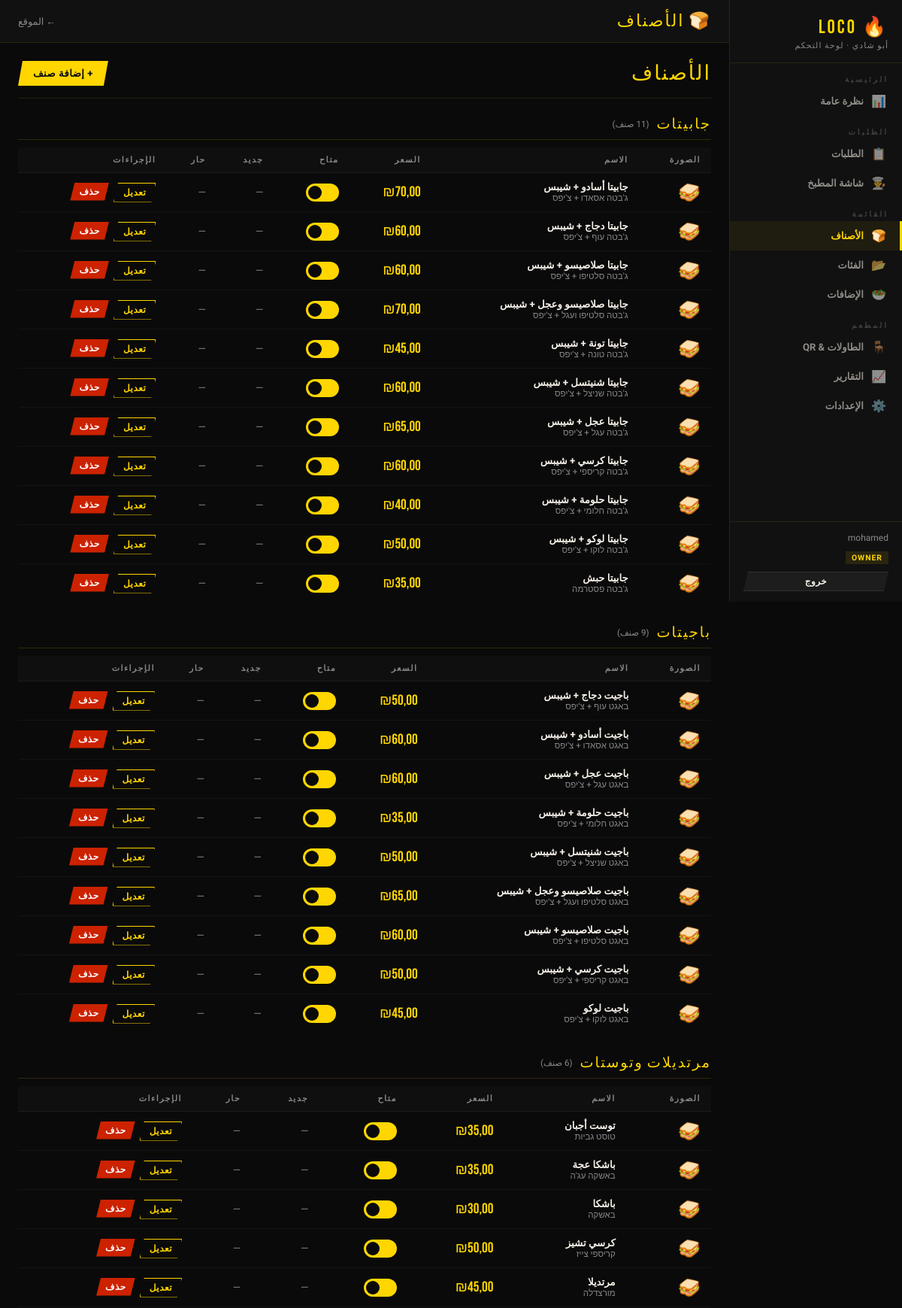
The app's page /dashboard/menu/ (signed in, upper part) with its own data.
### accounts/models.py (models this page shows, shortened)
class UserProfile(models.Model):
    ROLE_CHOICES = [
        ('owner',   'Owner'),
        ('kitchen', 'Kitchen Worker'),
        ('cashier', 'Cashier'),
    ]
    user = models.OneToOneField(User, on_delete=models.CASCADE, related_name='profile')
    role = models.CharField(max_length=20, choices=ROLE_CHOICES, default='kitchen')

### menu/models.py (models this page shows, shortened)
class Category(models.Model):
    name       = models.CharField(max_length=100)
    name_ar    = models.CharField(max_length=100)
    name_he    = models.CharField(max_length=100, blank=True)
    sort_order = models.PositiveIntegerField(default=0)
    is_active  = models.BooleanField(default=True)
    class Meta:
        ordering = ['sort_order']
        verbose_name_plural = 'Categories'

class MenuItem(models.Model):
    category     = models.ForeignKey(Category, on_delete=models.CASCADE, related_name='items')
    name         = models.CharField(max_length=150)
    name_ar      = models.CharField(max_length=150)
    name_he      = models.CharField(max_length=150, blank=True)
    price        = models.DecimalField(max_digits=8, decimal_places=2)
    image        = models.ImageField(upload_to='menu/', blank=True, null=True)
    is_available = models.BooleanField(default=True)
    sort_order   = models.PositiveIntegerField(default=0)
    toppings     = models.ManyToManyField('Topping', blank=True, related_name='menu_items')
    description  = models.TextField(blank=True)
    calories     = models.PositiveIntegerField(null=True, blank=True)
    protein      = models.PositiveIntegerField(null=True, blank=True)
    carbs        = models.PositiveIntegerField(null=True, blank=True)
    fat          = models.PositiveIntegerField(null=True, blank=True)
    allergens    = models.CharField(max_length=255, blank=True)
    is_spicy     = models.BooleanField(default=False)
    is_new       = models.BooleanField(default=False)
    sold_by_weight = models.BooleanField(default=False)
    weight_unit    = models.CharField(
        max_length=10,
        choices=[('gram', 'גרם / غرام'), ('100g', '100 גרם'), ('kg', 'ק"ג / كيلو')],
        default='100g',
        blank=True
    )
    price_per_unit = models.DecimalField(
        max_digits=8, decimal_places=2, null=True, blank=True,
        help_text="السعر لكل وحدة (100g/kg) — اتركه فارغاً إذا كان السعر ثابت"
    )
    class Meta:
        ordering = ['sort_order']

### dashboard/views.py (the view)
    @login_required
    def wrapper(request, *args, **kwargs):
        if request.user.is_superuser:
            return view_func(request, *args, **kwargs)
        if hasattr(request.user, 'profile') and request.user.profile.role == 'owner':
            return view_func(request, *args, **kwargs)
        return redirect('kitchen')

### dashboard/views.py (called while the page is built)
def owner_required(view_func):
    @login_required
    def wrapper(request, *args, **kwargs):
        if request.user.is_superuser:
            return view_func(request, *args, **kwargs)
        if hasattr(request.user, 'profile') and request.user.profile.role == 'owner':
            return view_func(request, *args, **kwargs)
        return redirect('kitchen')
    return wrapper

@owner_required
def menu_management(request):
    categories = Category.objects.prefetch_related('items').all()
    return render(request, 'dashboard/menu.html', {'categories': categories})

### templates/dashboard/menu.html (shortened to what this page needs)
{% extends 'dashboard/base_dashboard.html' %}
{% block nav_menu %}active{% endblock %}
{% block topbar_title %}🍞 الأصناف{% endblock %}
{% block content %}
<div class="page-header">
  <div class="page-head-title">الأصناف</div>
  <a href="/dashboard/menu/item/add/" class="btn btn-yellow">+ إضافة صنف</a>
</div>
{% for cat in categories %}
<div style="margin-bottom:28px;">
  <div style="display:flex;align-items:center;gap:10px;margin-bottom:10px;padding-bottom:8px;border-bottom:1px solid rgba(255,214,0,.15);">
    <span style="font-family:'Bebas Neue',sans-serif;font-size:1.2rem;color:var(--yellow);letter-spacing:2px;">{{ cat.name_ar }}</span>
    <span style="font-size:.72rem;color:var(--gray);">({{ cat.items.count }} صنف)</span>
  </div>
  <div class="table-wrap">
    <table class="dt">
      <tr><th>الصورة</th><th>الاسم</th><th>السعر</th><th>متاح</th><th>جديد</th><th>حار</th><th>الإجراءات</th></tr>
      {% for item in cat.items.all %}
      <tr id="row-{{ item.id }}">
        <td>
          {% if item.image %}<img src="{{ item.image.url }}" style="width:44px;height:44px;object-fit:cover;border:1px solid var(--border);">
          {% else %}<span style="font-size:1.5rem;">🥪</span>{% endif %}
        </td>
        <td>
          <div style="font-weight:700;">{{ item.name_ar }}</div>
          {% if item.name_he %}<div style="font-size:.72rem;color:var(--gray);">{{ item.name_he }}</div>{% endif %}
        </td>
        <td style="font-family:'Bebas Neue',sans-serif;font-size:1.2rem;color:var(--yellow);">₪{{ item.price }}</td>
        <td>
          <label class="toggle">
            <span class="toggle-slider"></span>
          </label>
        </td>
        <td><span style="color:{% if item.is_new %}var(--yellow){% else %}var(--gray){% endif %};">{% if item.is_new %}✅{% else %}—{% endif %}</span></td>
        <td><span style="color:{% if item.is_spicy %}var(--red){% else %}var(--gray){% endif %};">{% if item.is_spicy %}🌶️{% else %}—{% endif %}</span></td>
        <td>
          <div style="display:flex;gap:6px;">
            <a href="/dashboard/menu/item/{{ item.id }}/edit/" class="btn btn-outline btn-sm">تعديل</a>
            <form method="POST" action="/dashboard/menu/item/{{ item.id }}/delete/" onsubmit="return confirm('حذف {{ item.name_ar }}؟')">
              {% csrf_token %}<button type="submit" class="btn btn-red btn-sm">حذف</button>
            </form>
          </div>
        </td>
      </tr>
      {% empty %}
      <tr><td colspan="7" style="color:var(--gray);font-size:.8rem;padding:16px;">لا توجد أصناف في هذه الفئة</td></tr>
      {% endfor %}
    </table>
  </div>
</div>
{% empty %}
<div style="text-align:center;padding:60px;color:var(--gray);">
  لا توجد فئات بعد. <a href="/dashboard/menu/category/">أضف فئة أولاً</a>
</div>
{% endfor %}
{% endblock %}

### templates/dashboard/base_dashboard.html (shortened to what this page needs)
<!DOCTYPE html>
<html lang="ar" dir="rtl">
<head>
</head>
<body>
<aside class="sidebar">
  <div class="sidebar-logo">
    <div class="sidebar-logo-text">🔥 LOCO</div>
    <div class="sidebar-sub">أبو شادي · لوحة التحكم</div>
  </div>
  <nav style="flex:1;overflow-y:auto;">
    <div class="nav-section">الرئيسية</div>
    <a class="nav-item {% block nav_overview %}{% endblock %}" href="/dashboard/"><span class="icon">📊</span>نظرة عامة</a>
    <div class="nav-section">الطلبات</div>
    <a class="nav-item {% block nav_orders %}{% endblock %}" href="/dashboard/orders/"><span class="icon">📋</span>الطلبات</a>
    <a class="nav-item" href="/kitchen/"><span class="icon">👨‍🍳</span>شاشة المطبخ</a>
    <div class="nav-section">القائمة</div>
    <a class="nav-item {% block nav_menu %}{% endblock %}" href="/dashboard/menu/"><span class="icon">🍞</span>الأصناف</a>
    <a class="nav-item {% block nav_cats %}{% endblock %}" href="/dashboard/menu/category/"><span class="icon">📂</span>الفئات</a>
    <a class="nav-item {% block nav_tops %}{% endblock %}" href="/dashboard/menu/topping/"><span class="icon">🥗</span>الإضافات</a>
    <div class="nav-section">المطعم</div>
    <a class="nav-item {% block nav_tables %}{% endblock %}" href="/dashboard/tables/"><span class="icon">🪑</span>الطاولات & QR</a>
    <a class="nav-item {% block nav_reports %}{% endblock %}" href="/dashboard/reports/"><span class="icon">📈</span>التقارير</a>
    <a class="nav-item {% block nav_settings %}{% endblock %}" href="/dashboard/settings/"><span class="icon">⚙️</span>الإعدادات</a>
  </nav>
  <div class="sidebar-footer">
    <div class="user-info">{{ request.user.username }}</div>
    <div class="user-role">{% if request.user.is_superuser %}SUPER{% else %}{{ request.user.profile.role|upper }}{% endif %}</div>
    <a href="/accounts/logout/" class="btn btn-ghost btn-sm" style="margin-top:10px;width:100%;justify-content:center;">خروج</a>
  </div>
</aside>
<div class="main">
  <div class="topbar">
    <div class="page-title-bar">{% block topbar_title %}{% endblock %}</div>
    <div style="display:flex;align-items:center;gap:12px;">
      <a href="/" style="color:var(--gray);font-size:.8rem;">← الموقع</a>
    </div>
  </div>
  <div class="content">
    {% block content %}{% endblock %}
  </div>
</div>
</body>
</html>

### templates/dashboard/base_dashboard.html (style rules this page uses)
:root { --black:#0a0a0a;--deep:#111;--card:#161616;--card2:#1c1c1c;--yellow:#FFD600;--orange:#FF6B00;--red:#CC2200;--white:#F5F0E8;--gray:#888;--green:#00aa44;--border:rgba(255,214,0,0.1); }
*,*::before,*::after { margin:0;padding:0;box-sizing:border-box; }
body { background:var(--black);color:var(--white);font-family:'Cairo',sans-serif;min-height:100vh;display:flex; }
a { color:var(--yellow);text-decoration:none; }
.sidebar { width:230px;background:var(--deep);border-left:1px solid var(--border);flex-shrink:0;position:fixed;top:0;right:0;height:100vh;overflow-y:auto;display:flex;flex-direction:column;z-index:50; }
.sidebar-logo { padding:20px 18px 16px;border-bottom:1px solid var(--border); }
.sidebar-logo-text { font-family:'Bebas Neue',sans-serif;font-size:1.6rem;color:var(--yellow);letter-spacing:3px; }
.sidebar-sub { font-size:.68rem;color:var(--gray);letter-spacing:1px;margin-top:2px; }
.nav-section { padding:10px 18px 4px;font-size:.62rem;font-weight:700;color:rgba(255,255,255,.2);letter-spacing:3px;text-transform:uppercase;margin-top:6px; }
.nav-item { display:flex;align-items:center;gap:10px;padding:10px 18px;color:rgba(245,240,232,.55);font-size:.82rem;font-weight:700;transition:all .15s;border-right:3px solid transparent;text-decoration:none; }
.nav-item .icon { font-size:1rem;width:20px;text-align:center;flex-shrink:0; }
.nav-item.active { color:var(--yellow);background:rgba(255,214,0,.06);border-right-color:var(--yellow); }
.sidebar-footer { padding:14px 18px;border-top:1px solid var(--border);margin-top:auto; }
.user-info { font-size:.75rem;color:var(--gray);margin-bottom:8px; }
.user-role { display:inline-block;background:rgba(255,214,0,.1);color:var(--yellow);font-size:.65rem;padding:2px 8px;font-weight:700;letter-spacing:1px; }
.main { margin-right:230px;flex:1;min-width:0;min-height:100vh;display:flex;flex-direction:column; }
.topbar { background:var(--deep);border-bottom:1px solid var(--border);padding:14px 24px;display:flex;justify-content:space-between;align-items:center;position:sticky;top:0;z-index:40; }
.page-title-bar { font-family:'Bebas Neue',sans-serif;font-size:1.4rem;color:var(--yellow);letter-spacing:2px; }
.content { padding:24px;flex:1; }
.btn { display:inline-flex;align-items:center;gap:6px;padding:9px 20px;border:none;cursor:pointer;font-family:'Cairo',sans-serif;font-weight:900;font-size:.82rem;letter-spacing:.5px;transition:all .15s;clip-path:polygon(6px 0%,100% 0%,calc(100% - 6px) 100%,0% 100%);text-decoration:none; }
.btn-yellow { background:var(--yellow);color:var(--black); }
.btn-outline { background:transparent;color:var(--yellow);border:1.5px solid var(--yellow); }
.btn-red { background:var(--red);color:#fff; }
.btn-sm { padding:5px 12px;font-size:.75rem; }
.btn-ghost { background:rgba(255,255,255,.05);color:var(--white);border:1px solid rgba(255,255,255,.08); }
.table-wrap { overflow-x:auto; }
table.dt { width:100%;border-collapse:collapse; }
table.dt th { text-align:right;padding:10px 14px;font-size:.68rem;font-weight:700;color:var(--gray);letter-spacing:1.5px;text-transform:uppercase;border-bottom:1px solid rgba(255,255,255,.06);background:rgba(255,255,255,.02);white-space:nowrap; }
table.dt td { padding:11px 14px;font-size:.83rem;border-bottom:1px solid rgba(255,255,255,.04);vertical-align:middle; }
table.dt tr:last-child td { border-bottom:none; }
.toggle { position:relative;display:inline-block;width:44px;height:24px; }
.toggle-slider { position:absolute;inset:0;background:#333;cursor:pointer;transition:.3s;border-radius:24px; }
.toggle-slider::before { content:'';position:absolute;height:18px;width:18px;right:3px;bottom:3px;background:#888;transition:.3s;border-radius:50%; }
.toggle input:checked + .toggle-slider { background:var(--yellow); }
.toggle input:checked + .toggle-slider::before { background:var(--black);transform:translateX(-20px); }
.page-header { display:flex;justify-content:space-between;align-items:center;margin-bottom:22px;padding-bottom:16px;border-bottom:1px solid var(--border); }
.page-head-title { font-family:'Bebas Neue',sans-serif;font-size:1.7rem;color:var(--yellow);letter-spacing:2px; }

### records on screen
Category: name_ar "جابيتات"
MenuItem: name_ar "جابيتا أسادو + شيبس", name_he "ג'בטה אסאדו + צ'יפס", price "70,00"
MenuItem: name_ar "جابيتا دجاج + شيبس", name_he "ג'בטה עוף + צ'יפס", price "60,00"
MenuItem: name_ar "جابيتا صلاصيسو + شيبس", name_he "ג'בטה סלטיפו + צ'יפס", price "60,00"
MenuItem: name_ar "جابيتا صلاصيسو وعجل + شيبس", name_he "ג'בטה סלטיפו ועגל + צ'יפס", price "70,00"
MenuItem: name_ar "جابيتا تونة + شيبس", name_he "ג'בטה טונה + צ'יפס", price "45,00"
MenuItem: name_ar "جابيتا شنيتسل + شيبس", name_he "ג'בטה שניצל + צ'יפס", price "60,00"
MenuItem: name_ar "جابيتا عجل + شيبس", name_he "ג'בטה עגל + צ'יפס", price "65,00"
MenuItem: name_ar "جابيتا كرسي + شيبس", name_he "ג'בטה קריספי + צ'יפס", price "60,00"
MenuItem: name_ar "جابيتا حلومة + شيبس", name_he "ג'בטה חלומי + צ'יפס", price "40,00"
MenuItem: name_ar "جابيتا لوكو + شيبس", name_he "ג'בטה לוקו + צ'יפס", price "50,00"
MenuItem: name_ar "جابيتا حبش", name_he "ג'בטה פסטרמה", price "35,00"
Category: name_ar "باجيتات"
MenuItem: name_ar "باجيت دجاج + شيبس", name_he "באגט עוף + צ'יפס", price "50,00"
MenuItem: name_ar "باجيت أسادو + شيبس", name_he "באגט אסאדו + צ'יפס", price "60,00"
MenuItem: name_ar "باجيت عجل + شيبس", name_he "באגט עגל + צ'יפס", price "60,00"
MenuItem: name_ar "باجيت حلومة + شيبس", name_he "באגט חלומי + צ'יפס", price "35,00"
MenuItem: name_ar "باجيت شنيتسل + شيبس", name_he "באגט שניצל + צ'יפס", price "50,00"
MenuItem: name_ar "باجيت صلاصيسو وعجل + شيبس", name_he "באגט סלטיפו ועגל + צ'יפס", price "65,00"
MenuItem: name_ar "باجيت صلاصيسو + شيبس", name_he "באגט סלטיפו + צ'יפס", price "60,00"
MenuItem: name_ar "باجيت كرسي + شيبس", name_he "באגט קריספי + צ'יפס", price "50,00"
MenuItem: name_ar "باجيت لوكو", name_he "באגט לוקו + צ'יפס", price "45,00"
Category: name_ar "مرتديلات وتوستات", items.count "6"
MenuItem: name_ar "توست أجبان", name_he "טוסט גביות", price "35,00"
MenuItem: name_ar "باشكا عجة", name_he "באשקה עג'ה", price "35,00"
MenuItem: name_ar "باشكا", name_he "באשקה", price "30,00"
MenuItem: name_ar "كرسي تشيز", name_he "קריספי צייז", price "50,00"
MenuItem: name_ar "مرتديلا", name_he "מורצדלה", price "45,00"

### other values on screen
{{ request.user.username }} "mohamed"
{{ request.user.profile.role|upper }} "OWNER"
